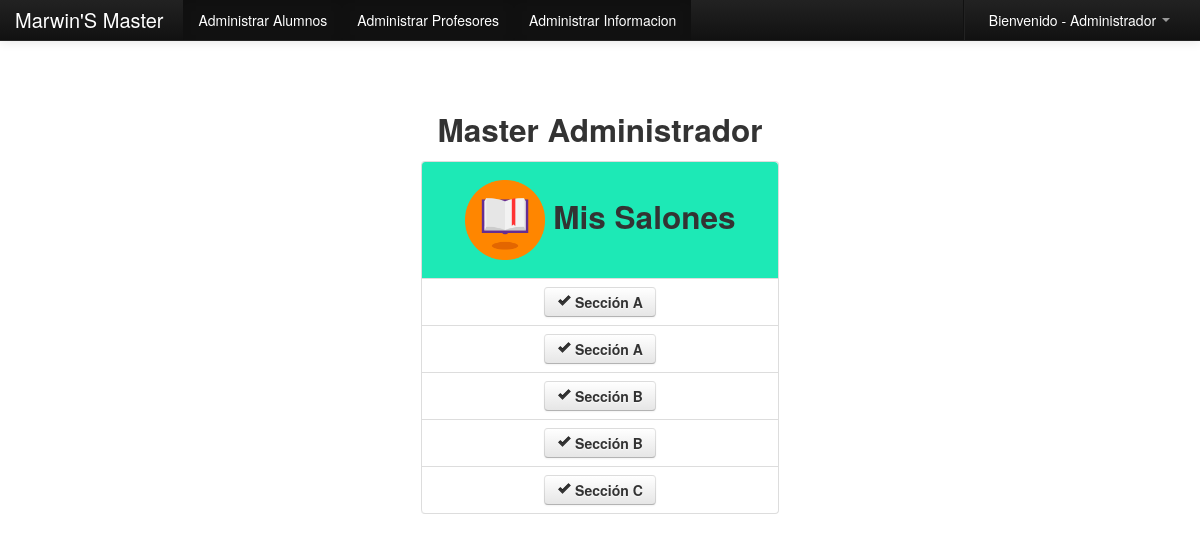
The app's page /Principal.php (signed in) with its own data.
### tables this page shows
CREATE TABLE IF NOT EXISTS `profesor` (
`id` int(11) NOT NULL,
  `nom` varchar(255) NOT NULL,
  `ape` varchar(255) NOT NULL,
  `doc` varchar(255) NOT NULL,
  `con` varchar(255) NOT NULL,
  `fecha` date NOT NULL,
  `dir` varchar(255) NOT NULL,
  `tel` varchar(255) NOT NULL,
  `cel` varchar(255) NOT NULL,
  `correo` varchar(255) NOT NULL,
  `especialidad` varchar(255) NOT NULL,
  `estado` varchar(255) NOT NULL,
  `tipo` varchar(255) NOT NULL
);

CREATE TABLE IF NOT EXISTS `salon` (
`id` int(11) NOT NULL,
  `nombre` varchar(255) NOT NULL,
  `grado` varchar(255) NOT NULL,
  `profesor` varchar(255) NOT NULL,
  `estado` varchar(255) NOT NULL
);

### Modulos/php_conexion.php (called while the page is built, shortened)
<?php
	function limpiar($tags){
		return $tags;
	}
?>

### Modulos/class_buscar.php (called while the page is built, shortened)
<?php
class Consultar_Profesor{
	private $fetch;
	function __construct($codigo){
		$this->consulta = mysql_query("SELECT * FROM profesor WHERE doc='$codigo'");
		$this->fetch = mysql_fetch_array($this->consulta);
	}
	function consultar($campo){
		return $this->fetch[$campo];
	}
}
?>

### Principal.php (the view, shortened to what this page needs)
<?php
	include_once "Modulos/php_conexion.php";
	include_once "Modulos/class_buscar.php";
	if($_SESSION['tipo_user']=='a' or $_SESSION['tipo_user']=='p'){
		$profesor=limpiar($_SESSION['cod_user']);
		$oProfesor=new Consultar_Profesor($profesor);
		$nombre_profesor=$oProfesor->consultar('ape').' '.$oProfesor->consultar('nom');
	}else{
		header('Location:error.php');
	}
?>
<!DOCTYPE html>
<html lang="es">
  <head>
    <link href="css/bootstrap.css" rel="stylesheet">
    <link href="css/bootstrap-responsive.css" rel="stylesheet">
  </head>
  <body>
    <?php include_once "menu/m_principal.php"; ?>
<br><br>
	<div align="center">
    	<h2><?php echo $nombre_profesor; ?></h2>
    	<table width="30%">
          <tr>
            <td>
            	<table class="table table-bordered">
                  <tr class="info">
                    <td colspan="2"><h2 align="center"><img src="img/salon.png" width="80" height="80">  Mis Salones</h2></td>
                  </tr>
                  <?php
				  	$pa=mysql_query("SELECT * FROM salon WHERE profesor='$profesor' order by nombre");
					while($row=mysql_fetch_array($pa)){
						$url=$row['id'];
				  ?>
                  <tr>
                    <td>
                    	<div align="center">
                        	<a href="Modulos/Calificar/index.php?salon=<?php echo $url; ?>" title="Ir a Valorar Alumnos" class="btn">
                        		<strong><i class="icon-ok"></i> <?php echo $row['nombre']; ?></strong>
                            </a>
                        </div>
                    </td>
                  </tr>
                  <?php } ?>
                </table>
            </td>
          </tr>
        </table>
    </div>
  </body>
</html>

### Principal.php (style rules this page uses)
body { padding-top: 60px; padding-bottom: 40px; }

### records on screen
profesor: nombre_profesor "Master Administrador"
salon: nombre "Sección A"
salon: nombre "Sección A"
salon: nombre "Sección B"
salon: nombre "Sección B"
salon: nombre "Sección C"

### other values on screen
$_SESSION['user_name'] "Administrador"
